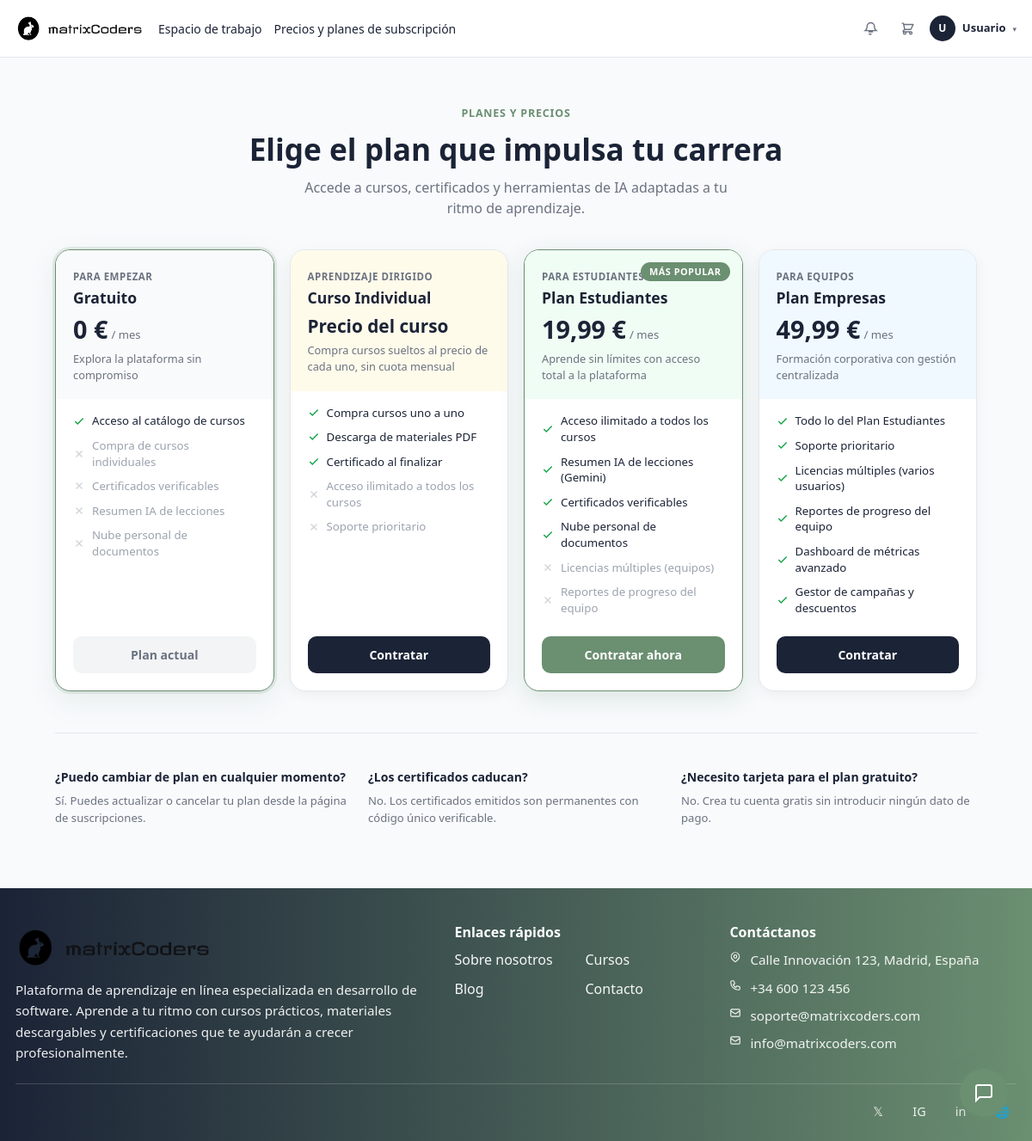
Before: /index.php?url=suscripciones (signed in) with the older database file.
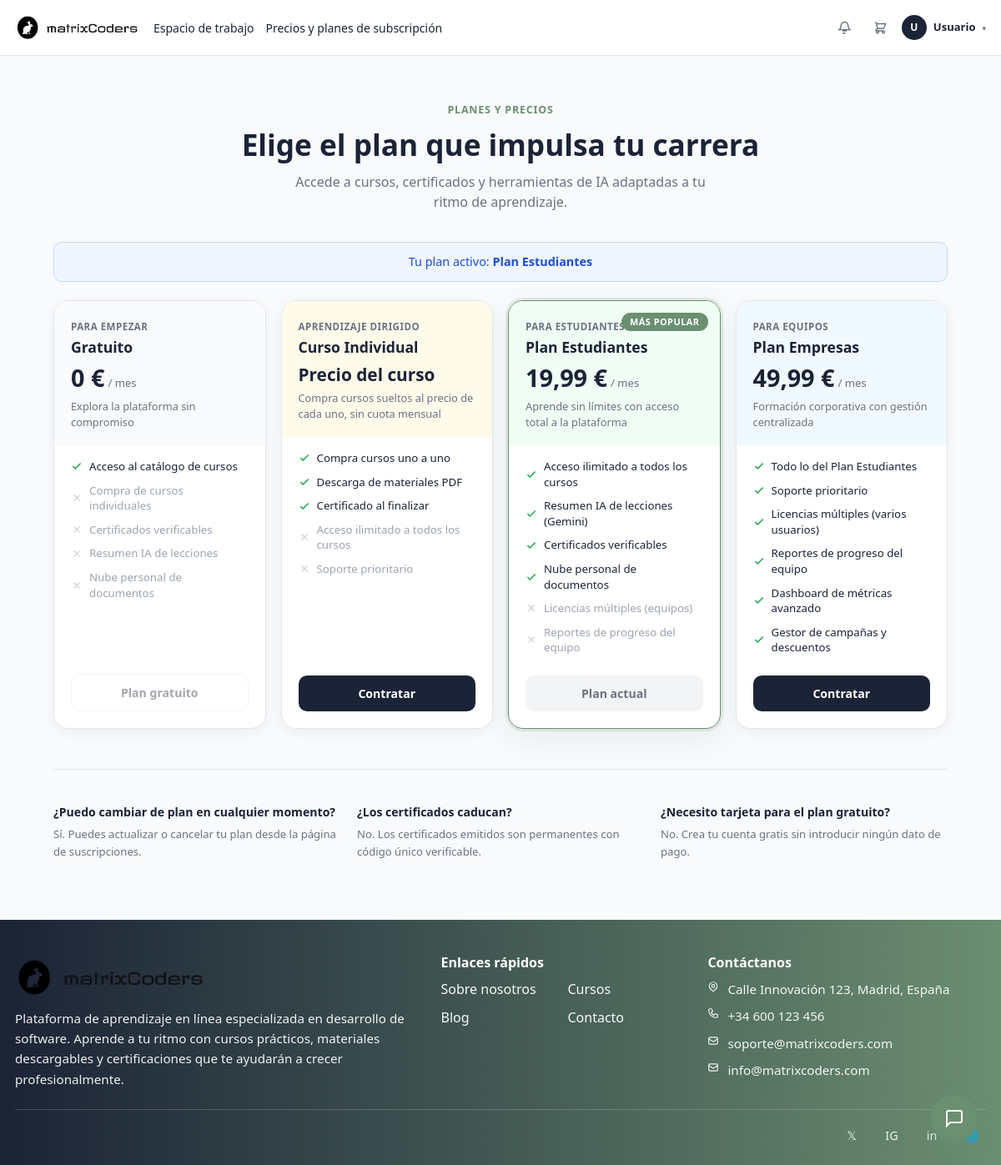
After: the same page with the newer database file.
### tables this page shows
CREATE TABLE suscripcion (
    id                    INTEGER PRIMARY KEY AUTOINCREMENT,
    usuario_id            INTEGER NOT NULL,
    plan                  TEXT    NOT NULL,
    status                TEXT    NOT NULL,
    cliente_id_stripe     TEXT    DEFAULT NULL,
    suscripcion_id_stripe TEXT    DEFAULT NULL,
    FOREIGN KEY (usuario_id) REFERENCES usuario(id) ON DELETE CASCADE ON UPDATE CASCADE
);

### app/controllers/SuscripcionController.php (called while the page is built, shortened)
<?php
class SuscripcionController
{
    public function index()
    {
        if (!empty($_SESSION['usuario_id'])) {
            $database = new Database();
            $conexion = $database->connect();
            $stmt = $conexion->prepare("SELECT plan FROM suscripcion WHERE usuario_id = ? AND status = 'activa' LIMIT 1");
            $stmt->execute([(int)$_SESSION['usuario_id']]);
            $suscripcion = $stmt->fetch(PDO::FETCH_ASSOC);
            $planActivo = $suscripcion['plan'] ?? null;
        }
        require __DIR__ . '/../views/suscripciones/index.php';
    }
}

### app/views/suscripciones/index.php (the view, shortened to what the changed rows need)
<!DOCTYPE html>
<html lang="es">
<head>
    <link href="https://cdn.jsdelivr.net/npm/bootstrap@5.3.2/dist/css/bootstrap.min.css" rel="stylesheet">
    <link rel="stylesheet" href="<?= BASE_URL ?>/css/header.css">
    <link rel="stylesheet" href="<?= BASE_URL ?>/css/footer.css">
    <link rel="stylesheet" href="<?= BASE_URL ?>/css/suscripciones.css">
</head>
<body>
    <main class="plans-page">
        <div class="mc-container">
            <div class="plans-hero">
                <p class="plans-eyebrow">Planes y precios</p>
                <h1 class="plans-title">Elige el plan que impulsa tu carrera</h1>
                <p class="plans-subtitle">
                </p>
            </div>
            <?php if (!empty($planActivo)): ?>
                <?php
                $nombresPlan = [
                    'curso_individual'  => 'Curso Individual',
                    'plan_estudiantes'  => 'Plan Estudiantes',
                    'plan_empresas'     => 'Plan Empresas',
                ];
                ?>
                <div class="plans-flash plans-flash-info">
                    Tu plan activo: <strong><?= htmlspecialchars($nombresPlan[$planActivo] ?? $planActivo) ?></strong>
                </div>
            <?php endif; ?>
            <div class="plans-grid">
                <div class="plan-card <?= empty($planActivo) ? 'plan-activo' : '' ?>">
                    <div class="plan-action">
                        <?php if (empty($_SESSION['usuario_id'])): ?>
                            <a href="<?= BASE_URL ?>/index.php?url=register" class="btn-plan btn-plan-outline">Crear cuenta gratis</a>
                        <?php elseif (empty($planActivo)): ?>
                            <span class="btn-plan btn-plan-current">Plan actual</span>
                        <?php else: ?>
                            <a href="<?= BASE_URL ?>/index.php?url=register" class="btn-plan btn-plan-outline" style="opacity:.4;pointer-events:none;">Plan gratuito</a>
                        <?php endif; ?>
                    </div>
                </div>
                <div class="plan-card <?= $planActivo === 'curso_individual' ? 'plan-activo' : '' ?>">
                </div>
                <div class="plan-card plan-card-featured <?= $planActivo === 'plan_estudiantes' ? 'plan-activo' : '' ?>">
                    <div class="plan-action">
                        <?php if (!empty($_SESSION['usuario_id'])): ?>
                            <?php if ($planActivo === 'plan_estudiantes'): ?>
                                <span class="btn-plan btn-plan-current">Plan actual</span>
                            <?php else: ?>
                                <form method="POST" action="<?= BASE_URL ?>/index.php?url=pagarSuscripcion">
                                    <button type="submit" class="btn-plan btn-plan-featured w-100">Contratar ahora</button>
                                </form>
                            <?php endif; ?>
                        <?php else: ?>
                            <a href="<?= BASE_URL ?>/index.php?url=register" class="btn-plan btn-plan-featured">Empezar</a>
                        <?php endif; ?>
                    </div>
                </div>
                <div class="plan-card <?= $planActivo === 'plan_empresas' ? 'plan-activo' : '' ?>">
                </div>
            </div>
            <div class="plans-faq">
                <div class="plans-faq-item">
                </div>
                <div class="plans-faq-item">
                </div>
                <div class="plans-faq-item">
                </div>
            </div>
        </div>
    </main>
    <?php require __DIR__ . '/../layout/footer.php'; ?>
</body>
</html>

Changed rows visible on the page:
added suscripcion: plan "Plan Estudiantes"
Other visible differences:
text no longer shown: "Contratar ahora"
text now shown: "Tu plan activo: Plan gratuito"
